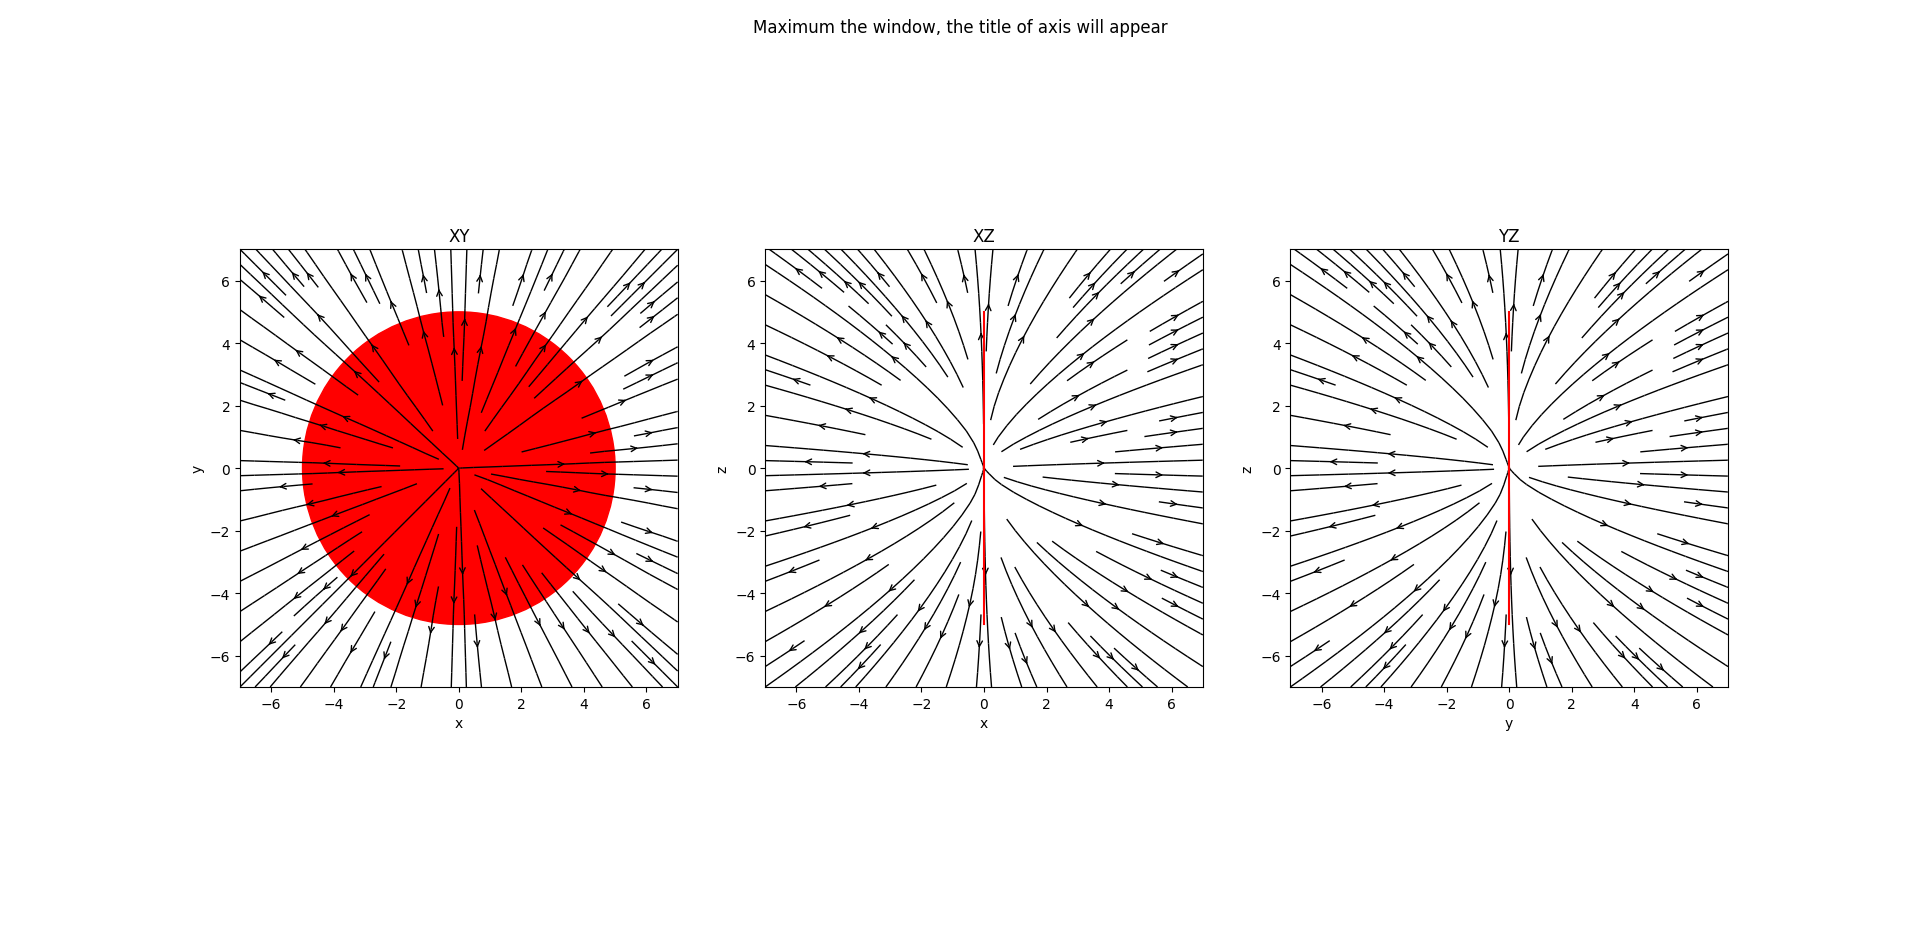

Python code for this plot:
# Import libraries
import math
import numpy as np
import matplotlib.pyplot as plt

bar = False

print("do you want to see the progress bar? need to install `tqdm`(y/N) ", end="")
if input().lower() == "y":
    import tqdm as tqdm
    bar = True

# Constants
eps = 8.854187817e-12
sigma0 = 1
R = 5
w = 7
littleNum = 1e-4

# params
nTheta = 60
nR = 10
interval = 31
#  interval = 201j
# k is the middle index of X, Y, Z 
K = int((abs(interval)-1)/2)

# testing function, delete later
def angle(x, y):
    t = math.atan2(y, x)
    return t

def csv(En):
    for i in range(interval):
        for j in range(interval):
            print(En[i][j], end=", ")
        print()
    print()

coordi = np.linspace(-w, w, interval)

# equal return if the two number is very close to each other [tested]
def equal(a, b, n=littleNum):
    return abs(a - b) < n

#  #  test of equal
#  print("equal test:")
#  print(equal(0, 0)) # passed
#  print(equal(0.1, 0.2)) # passed
#  print(equal(0.1, 0.1+1e-5)) # passed

# r return r^2 of p1 and p2 [tested]
def r2(x1, y1, z1, x2, y2, z2):
    r = (x1 - x2)**2 + (y1 - y2)**2 + (z1 - z2)**2
    # to prevent E -> infinity, if r is very small, return 0
    if equal(r, 0):
        return 0
    return r

def dQ(r):
    return sigma0 * r * 2 * np.pi * R**2 / (nR * nTheta)

# dQ return the charge at the point (x, y, z)
def dq(i, r):
    theta = 2 * np.pi * i / nTheta
    return np.array([r * np.cos(theta), r * np.sin(theta), 0])

# E return the electric field at the point (x, y, z) [untested]
# BUG: Ez is always 0
def E(x, y, z):
    En = np.array([0, 0, 0])
    _r = r2(x, y, z, 0, 0, 0)**0.5
    #  print("x, y, z")
    #  print(x,y,z, sep=", ")
    #  print("r, qx, qy, qz, Ex, Ey, Ez")
    for r in range(nR):
        for i in range(nTheta):
            q = dq(i, _r)
            r = r2(x, y, z, *q)**0.5
            if equal(r, 0):
                continue
            #  print(r2(*dq(i, r), 0,0,0)**0.5, *dq(i, r), *(dQ(r) / (4 * np.pi * eps * r) * np.array([x-q[0], y-q[1], z-q[2]])), sep=", ")
            En = np.add(En, dQ(r) / (4 * np.pi * eps * r**2) * np.array([x-q[0], y-q[1], z-q[2]]))
            #  if (En[2] != 0):
            #      print("Ez is not 0")

    # if E is too small, set it as 0
    for i in range(len(En)):
        if abs(En[i]) < littleNum:
            En[i] = 0

    return [En[0], En[1], En[2]]

#  # test of E(x, y, z)
#  print("test of E(x, y, z)")
#  print(E(0, 0, 0)) # passed
#  print(E(R, 0, 0)) # passed
#  print(E(0, R, 0)) # passed
#  print(E(R+littleNum, 0, 0)) # passed
#  print(E(R-littleNum, 0, 0)) # passed
#  print(E(2*R, 0, 0))
#  print(E(0, 2*R, 0))
#  print(E(0, 0, 2*R))
#  print(coordi)
#  t = E(coordi[K+1], coordi[K], R-0.5)
#  print(t, np.arctan(t[1]/t[0])*180/np.pi)
#  print(dQ(1), dQ(R))

# MoE return the magnitude of E(U, V)
#  def MoE(U, V):
#      MoEn = [[0]*interval]*interval
#      for i in range(len(U)):
#          for j in range(len(U[0])):
#              MoEn[i, j] = math.sqrt(U[i, j]**2 + V[i, j]**2)
#      return MoEn

# extractXY extract the n-th of vector from XY plane [tested]
def extractXY(En):
    R = np.array([[0]*interval]*interval)
    for i in range(interval):
        for j in range(interval):
            R[i][j] = En[i][j][K]
    return R

def extractXZ(En):
    R = np.array([[0]*interval]*interval)
    for i in range(interval):
        for j in range(interval):
            R[i][j] = En[i][K][j]
    return R

def extractYZ(En):
    R = np.array([[0]*interval]*interval)
    for i in range(interval):
        for j in range(interval):
            R[i][j] = En[K][i][j]
    return R

# a 3-D array of electric field, each element is a vector
Ex = np.zeros((interval, interval, interval))
Ey = np.zeros((interval, interval, interval))
Ez = np.zeros((interval, interval, interval))

if bar:
    pgbar = tqdm.tqdm(total=interval**3)
for i in range(interval):
    for j in range(interval):
        for k in range(interval):
            if bar:
                pgbar.update(1)
            # skip points that not display on the screen
            if (i != K) and (j != K) and (k != K):
                continue
            En = E(coordi[i], coordi[j], coordi[k])
            Ex[i][j][k] = En[0]
            Ey[i][j][k] = En[1]
            Ez[i][j][k] = En[2]

# plot

fig, (xy, xz, yz) = plt.subplots(1, 3)

fig.suptitle("Maximum the window, the title of axis will appear")

xy.set_aspect('equal')
xz.set_aspect('equal')
yz.set_aspect('equal')

xy.set_title('XY')
xz.set_title('XZ')
yz.set_title('YZ')

xy.set_xlabel('x')
xy.set_ylabel('y')

xz.set_xlabel('x')
xz.set_ylabel('z')

yz.set_xlabel('y')
yz.set_ylabel('z')

#  csv(extractYZ(Ey))
#  csv(extractYZ(Ez))

xy.streamplot(coordi, coordi, extractXY(Ey), extractXY(Ex), color='k', linewidth=1, density=1, arrowstyle='->', arrowsize=1)
xz.streamplot(coordi, coordi, extractXZ(Ez), extractXZ(Ex), color='k', linewidth=1, density=1, arrowstyle='->', arrowsize=1)
yz.streamplot(coordi, coordi, extractYZ(Ez), extractYZ(Ey), color='k', linewidth=1, density=1, arrowstyle='->', arrowsize=1)

xy.add_patch(plt.Circle((0, 0), R, color='r'))
xz.plot([0, 0], [-R, R], color='r')
yz.plot([0, 0], [-R, R], color='r')

plt.show()
